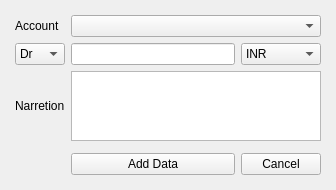
<?xml version="1.0" encoding="UTF-8"?>
<ui version="4.0">
 <class>MainWindow</class>
 <widget class="QMainWindow" name="MainWindow">
  <property name="geometry">
   <rect>
    <x>0</x>
    <y>0</y>
    <width>336</width>
    <height>188</height>
   </rect>
  </property>
  <property name="windowTitle">
   <string>MainWindow</string>
  </property>
  <property name="styleSheet">
   <string notr="true"/>
  </property>
  <widget class="QWidget" name="centralwidget">
   <property name="styleSheet">
    <string notr="true"/>
   </property>
   <layout class="QGridLayout" name="gridLayout">
    <item row="4" column="3">
     <widget class="Line" name="line_4">
      <property name="styleSheet">
       <string notr="true">background-color: transparent</string>
      </property>
      <property name="orientation">
       <enum>Qt::Vertical</enum>
      </property>
     </widget>
    </item>
    <item row="2" column="4">
     <widget class="QComboBox" name="cbCurrency">
      <item>
       <property name="text">
        <string>INR</string>
       </property>
      </item>
      <item>
       <property name="text">
        <string>USD</string>
       </property>
      </item>
     </widget>
    </item>
    <item row="6" column="3">
     <widget class="Line" name="line_3">
      <property name="styleSheet">
       <string notr="true">background-color: transparent</string>
      </property>
      <property name="orientation">
       <enum>Qt::Vertical</enum>
      </property>
     </widget>
    </item>
    <item row="2" column="2">
     <widget class="QComboBox" name="cbDrCr">
      <item>
       <property name="text">
        <string>Dr</string>
       </property>
      </item>
      <item>
       <property name="text">
        <string>Cr</string>
       </property>
      </item>
     </widget>
    </item>
    <item row="0" column="3">
     <widget class="Line" name="line_5">
      <property name="styleSheet">
       <string notr="true">background-color: transparent</string>
      </property>
      <property name="orientation">
       <enum>Qt::Vertical</enum>
      </property>
     </widget>
    </item>
    <item row="1" column="0">
     <widget class="Line" name="line">
      <property name="orientation">
       <enum>Qt::Horizontal</enum>
      </property>
     </widget>
    </item>
    <item row="1" column="3" colspan="2">
     <widget class="QComboBox" name="cbAccountName"/>
    </item>
    <item row="2" column="5">
     <widget class="Line" name="line_2">
      <property name="orientation">
       <enum>Qt::Horizontal</enum>
      </property>
     </widget>
    </item>
    <item row="5" column="4">
     <widget class="QPushButton" name="pbcancel">
      <property name="text">
       <string>Cancel</string>
      </property>
     </widget>
    </item>
    <item row="1" column="2">
     <widget class="QLabel" name="label">
      <property name="text">
       <string>Account</string>
      </property>
     </widget>
    </item>
    <item row="2" column="3">
     <widget class="QLineEdit" name="leAmount">
      <property name="placeholderText">
       <string/>
      </property>
     </widget>
    </item>
    <item row="5" column="3">
     <widget class="QPushButton" name="pdAddRaw">
      <property name="text">
       <string>Add Data</string>
      </property>
      <property name="shortcut">
       <string/>
      </property>
     </widget>
    </item>
    <item row="3" column="2">
     <widget class="QLabel" name="label_2">
      <property name="text">
       <string>Narretion</string>
      </property>
     </widget>
    </item>
    <item row="3" column="3" colspan="2">
     <widget class="QTextBrowser" name="tbNarretion"/>
    </item>
   </layout>
  </widget>
 </widget>
 <resources/>
 <connections/>
</ui>
